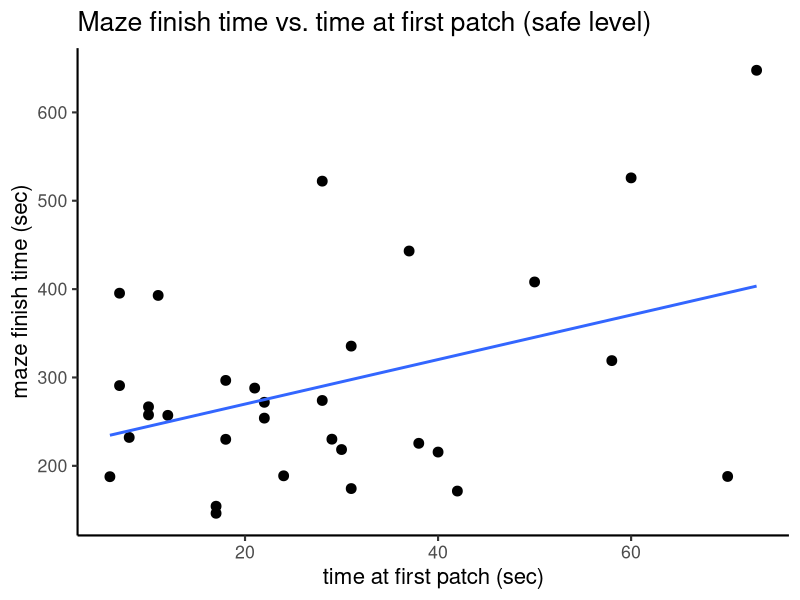
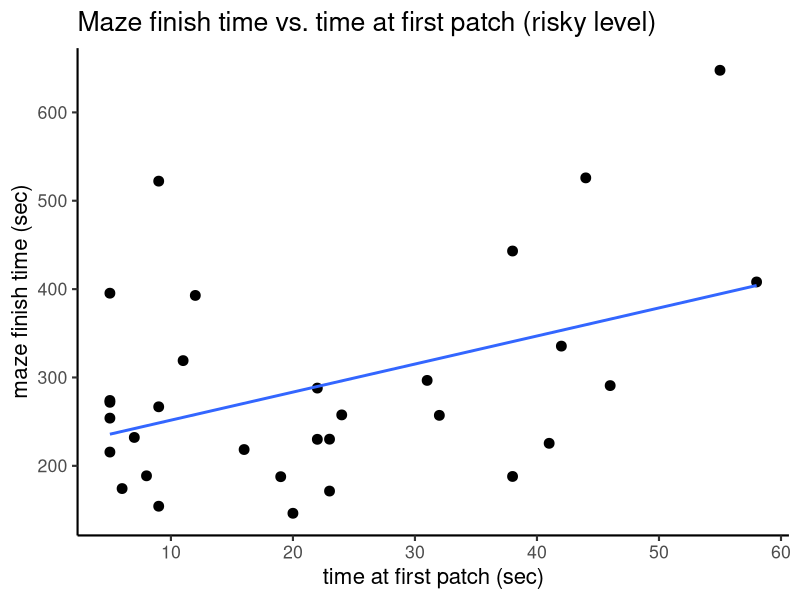

Reproduce these figures in R, in order.
#load packages & data####    

library("dplyr") 
library("ggplot2")
library("tidyr")

#load data
df <- read.csv('game_sum.csv', fileEncoding="UTF-8-BOM" )
#subset data by treatments
risk <- df[which(df$risk == 'risky'),]
safe <- df[which(df$risk == 'safe'),]

#filter unnecessary columns 
sub_df <- subset(df, select = c(risk,score,n))
sub_df2 <- subset(df, select = c(risk,time.patch1,n))

#wide data frames for plotting
df_wide <- pivot_wider(sub_df, names_from = `risk`, values_from = score)
df_wide2 <- pivot_wider(sub_df2, names_from = `risk`, values_from = time.patch1)


#correlations####

#maze learning vs. patch visits
cor.test(risk$score,risk$finish.time) #no
cor.test(safe$score,safe$finish.time) #no

#maze learning vs. time to reach first patch
cor.test(risk$time.patch1,risk$finish.time) #yes
cor.test(safe$time.patch1,safe$finish.time) #yes

#plotting####
ggplot(safe, aes(time.patch1, finish.time)) + 
  geom_point(size = 3) +
  labs(x="time at first patch (sec)", 
       y="maze finish time (sec)") +
  theme_classic(base_size = 16) + 
  geom_smooth(se = FALSE, method = "lm", formula = y ~ x) +
  ggtitle("Maze finish time vs. time at first patch (safe level)") 

ggplot(risk, aes(time.patch1, finish.time)) + 
  geom_point(size = 3) +
  labs(x="time at first patch (sec)", 
       y="maze finish time (sec)") +
  theme_classic(base_size = 16) + 
  geom_smooth(se = FALSE, method = "lm", formula = y ~ x) +
  ggtitle("Maze finish time vs. time at first patch (risky level)")
